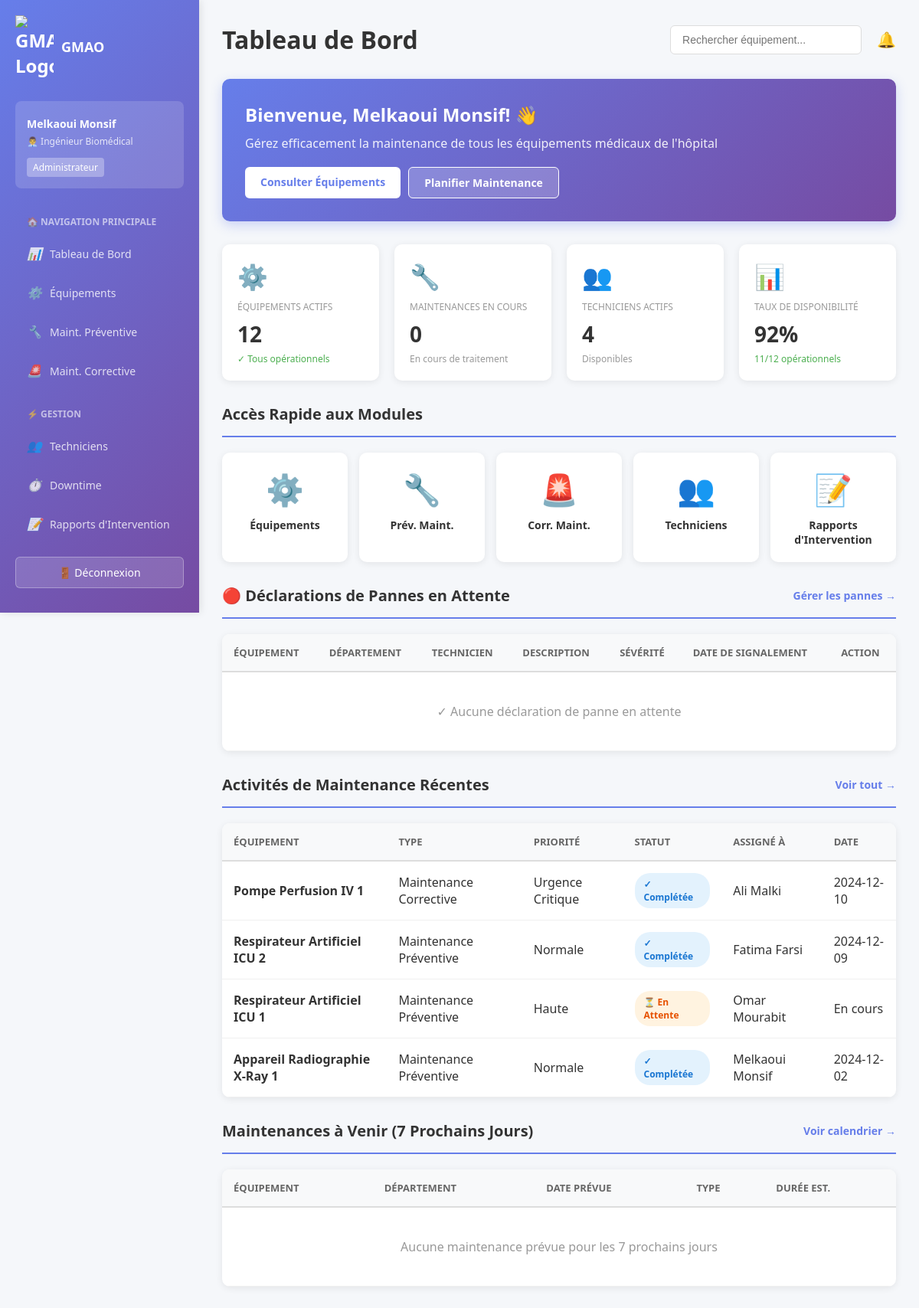
Page /engineer/dashboard.php (signed in) on the committed database.
### tables this page shows
CREATE TABLE Maintenance
(
  Maintenance_ID INT PRIMARY KEY AUTO_INCREMENT,
  Asset_ID SMALLINT NOT NULL,
  Type_ID SMALLINT NOT NULL,
  Priority_ID SMALLINT NOT NULL,
  Reported_Date DATETIME NOT NULL,
  Scheduled_Date DATETIME NOT NULL,
  Started_Date DATETIME,
  Completed_Date DATETIME,
  Assigned_Engineer_ID INT NOT NULL,
  Assigned_Technician_ID SMALLINT,
  Description VARCHAR(300),

  FOREIGN KEY (Asset_ID) REFERENCES Assets(Asset_ID),
  FOREIGN KEY (Type_ID) REFERENCES Maintenance_Type(Type_ID),
  FOREIGN KEY (Priority_ID) REFERENCES Maintenance_Priority(Priority_ID),
  FOREIGN KEY (Assigned_Engineer_ID) REFERENCES Biomedical_Engineers(Engineer_ID),
  FOREIGN KEY (Assigned_Technician_ID) REFERENCES Technicians(Technician_ID)
);

CREATE TABLE Assets
(
  Asset_ID SMALLINT PRIMARY KEY AUTO_INCREMENT,
  Asset_Name VARCHAR(60) NOT NULL UNIQUE,
  Serial_Number VARCHAR(60),
  Asset_Type_ID SMALLINT NOT NULL,
  Model VARCHAR(20),
  Department_ID SMALLINT NOT NULL,
  Installation_Date DATE,
  Warranty_Expiry DATE,
  Status_ID SMALLINT NOT NULL,
  Purchase_Cost DECIMAL(12,2),
  Last_Maintenance_Date DATE,
  Next_Maintenance_Date DATE,
  Criticality_Level_ID SMALLINT NOT NULL,
  Supplier_ID INT NOT NULL,
  Additional_Notes VARCHAR(500),

  FOREIGN KEY (Asset_Type_ID) REFERENCES Asset_Types(Type_ID),
  FOREIGN KEY (Department_ID) REFERENCES Departments(Department_ID),
  FOREIGN KEY (Status_ID) REFERENCES Asset_Status(Status_ID),
  FOREIGN KEY (Criticality_Level_ID) REFERENCES Criticality_Level(Level_ID),
  FOREIGN KEY (Supplier_ID) REFERENCES Suppliers(Supplier_ID)
);

CREATE TABLE Maintenance_Type
(
  Type_ID SMALLINT PRIMARY KEY AUTO_INCREMENT,
  Type_Name VARCHAR(60) NOT NULL UNIQUE,
  Description VARCHAR(300),
  Is_Planned BOOLEAN NOT NULL DEFAULT TRUE
);

CREATE TABLE Maintenance_Priority
(
  Priority_ID SMALLINT PRIMARY KEY AUTO_INCREMENT,
  Priority_Name VARCHAR(60) NOT NULL UNIQUE,
  Priority_Level TINYINT NOT NULL,
  Response_Time_Hours SMALLINT NOT NULL,
  Description VARCHAR(300)
);

create table Employees
(
  Employee_ID int primary key AUTO_INCREMENT,
  National_ID varchar(20)not null unique,
  First_Name varchar(60)not null,
  Last_Name varchar(60)not null,
  Phone varchar(25),
  Email varchar(100) not null unique,
  Date_Of_Birth date not null,
  Hire_Date date not null,
  Resign_Date date,
  Contract_Start_Date date not null,
  Contract_End_Date date not null,
  Status_ID SMALLINT not null,
  Shift_Type_ID SMALLINT not null,
  
  foreign key (Status_ID) references Employee_Status(Status_ID),
  foreign key (Shift_Type_ID) references Shift_Type(Shift_Type_ID)
);

### engineer/dashboard.php (the view, shortened to what the rows shown need)
<?php
require_once '../config/config.php';
$user_name = isset($_SESSION['name']) ? $_SESSION['name'] : 'Ingénieur';
$recent_maintenance_query = "SELECT m.Maintenance_ID, a.Asset_Name, mt.Type_Name, mp.Priority_Name,
                            a.Status_ID,
                            e.First_Name, e.Last_Name, m.Completed_Date,
                            CASE
                                WHEN m.Completed_Date IS NOT NULL THEN 'completed'
                                WHEN m.Started_Date IS NOT NULL THEN 'active'
                                ELSE 'pending'
                            END as status_class
                            FROM Maintenance m
                            INNER JOIN Assets a ON m.Asset_ID = a.Asset_ID
                            INNER JOIN Maintenance_Type mt ON m.Type_ID = mt.Type_ID
                            INNER JOIN Maintenance_Priority mp ON m.Priority_ID = mp.Priority_ID
                            LEFT JOIN Biomedical_Engineers be ON m.Assigned_Engineer_ID = be.Engineer_ID
                            LEFT JOIN Employees e ON be.Employee_ID = e.Employee_ID
                            ORDER BY m.Reported_Date DESC LIMIT 4";
$recent_activities = fetch_all($recent_maintenance_query);
?>
<!DOCTYPE html>
<html lang="fr">
<head>
</head>
<body>
    <div class="container">
        <main class="main-content">
            <div class="header">
                <h1>Tableau de Bord</h1>
            </div>
            <div class="welcome-card">
                <h2>Bienvenue, <?php echo htmlspecialchars($user_name); ?>! 👋</h2>
            </div>
            <div class="content-section">
                <div class="section-header">
                    <h2>Accès Rapide aux Modules</h2>
                </div>
            </div>
            <div class="content-section">
                <div class="section-header">
                    <h2>🔴 Déclarations de Pannes en Attente</h2>
                </div>
                <div class="table-container">
                    <table>
                        <thead>
                            <tr>
                                <th>Équipement</th>
                                <th>Département</th>
                                <th>Technicien</th>
                                <th>Description</th>
                                <th>Sévérité</th>
                                <th>Date de Signalement</th>
                                <th>Action</th>
                            </tr>
                        </thead>
                    </table>
                </div>
            </div>
            <div class="content-section">
                <div class="section-header">
                    <h2>Activités de Maintenance Récentes</h2>
                </div>
                <div class="table-container">
                    <table>
                        <thead>
                            <tr>
                                <th>Équipement</th>
                                <th>Type</th>
                                <th>Priorité</th>
                                <th>Statut</th>
                                <th>Assigné à</th>
                                <th>Date</th>
                            </tr>
                        </thead>
                        <tbody>
                            <?php if (!empty($recent_activities)): ?>
                                <?php foreach ($recent_activities as $activity): ?>
                                    <tr>
                                        <td><strong><?php echo htmlspecialchars($activity['Asset_Name']); ?></strong></td>
                                        <td><?php echo htmlspecialchars($activity['Type_Name']); ?></td>
                                        <td><?php echo htmlspecialchars($activity['Priority_Name']); ?></td>
                                        <td>
                                            <span class="status-badge status-<?php echo $activity['status_class']; ?>">
                                                <?php
                                                    if ($activity['status_class'] === 'completed') {
                                                        echo '✓ Complétée';
                                                    } elseif ($activity['status_class'] === 'active') {
                                                        echo '→ En Cours';
                                                    } else {
                                                        echo '⏳ En Attente';
                                                    }
                                                ?>
                                            </span>
                                        </td>
                                        <td><?php echo htmlspecialchars($activity['First_Name'] ?? 'N/A') . ' ' . htmlspecialchars($activity['Last_Name'] ?? ''); ?></td>
                                        <td><?php echo $activity['Completed_Date'] ? date('Y-m-d', strtotime($activity['Completed_Date'])) : 'En cours'; ?></td>
                                    </tr>
                                <?php endforeach; ?>
                            <?php else: ?>
                                <tr>
                                    <td colspan="6" class="no-data">Aucune activité de maintenance enregistrée</td>
                                </tr>
                            <?php endif; ?>
                        </tbody>
                    </table>
                </div>
            </div>
            <div class="content-section">
                <div class="section-header">
                    <h2>Maintenances à Venir (7 Prochains Jours)</h2>
                </div>
                <div class="table-container">
                    <table>
                        <thead>
                            <tr>
                                <th>Équipement</th>
                                <th>Département</th>
                                <th>Date Prévue</th>
                                <th>Type</th>
                                <th>Durée Est.</th>
                            </tr>
                        </thead>
                    </table>
                </div>
            </div>
        </main>
    </div>
</body>
</html>

### rows in the picture
maintenance: Asset_ID.Asset_Name "Pompe Perfusion IV 1", Type_ID.Type_Name "Maintenance Corrective", Priority_ID.Priority_Name "Urgence Critique", shows "✓ Complétée", employees.First_Name "Ali", employees.Last_Name "Malki", Completed_Date "2024-12-10"
maintenance: Asset_ID.Asset_Name "Respirateur Artificiel ICU 2", Type_ID.Type_Name "Maintenance Préventive", Priority_ID.Priority_Name "Normale", shows "✓ Complétée", employees.First_Name "Fatima", employees.Last_Name "Farsi", Completed_Date "2024-12-09"
maintenance: Asset_ID.Asset_Name "Respirateur Artificiel ICU 1", Type_ID.Type_Name "Maintenance Préventive", Priority_ID.Priority_Name "Haute", shows "⏳ En Attente", employees.First_Name "Omar", employees.Last_Name "Mourabit", shows "En cours"
maintenance: Asset_ID.Asset_Name "Appareil Radiographie X-Ray 1", Type_ID.Type_Name "Maintenance Préventive", Priority_ID.Priority_Name "Normale", shows "✓ Complétée", employees.First_Name "Melkaoui", employees.Last_Name "Monsif", Completed_Date "2024-12-02"

### other values in the picture
$user_name "Melkaoui Monsif"
$equipment_count "12"
$maintenance_in_progress "0"
$active_technicians "4"
$availability_rate "92"
$operational "11"
$total_equipment "12"
